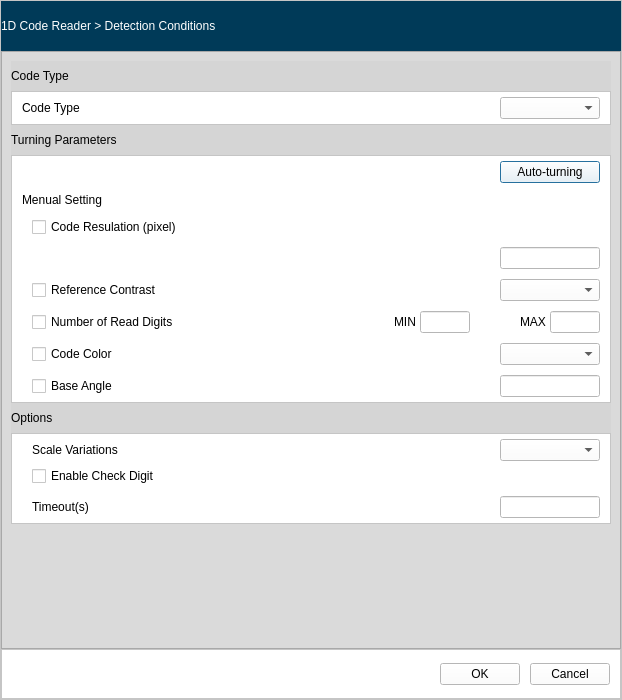
<?xml version="1.0" encoding="UTF-8"?>
<ui version="4.0">
 <class>Dialog</class>
 <widget class="QDialog" name="Dialog">
  <property name="geometry">
   <rect>
    <x>0</x>
    <y>0</y>
    <width>622</width>
    <height>700</height>
   </rect>
  </property>
  <property name="sizePolicy">
   <sizepolicy hsizetype="Fixed" vsizetype="Fixed">
    <horstretch>0</horstretch>
    <verstretch>0</verstretch>
   </sizepolicy>
  </property>
  <property name="windowTitle">
   <string>Dialog</string>
  </property>
  <layout class="QVBoxLayout" name="verticalLayout_11">
   <property name="spacing">
    <number>0</number>
   </property>
   <property name="leftMargin">
    <number>0</number>
   </property>
   <property name="topMargin">
    <number>0</number>
   </property>
   <property name="rightMargin">
    <number>0</number>
   </property>
   <property name="bottomMargin">
    <number>0</number>
   </property>
   <item>
    <widget class="QFrame" name="frame_DC_TableSetting">
     <property name="sizePolicy">
      <sizepolicy hsizetype="Expanding" vsizetype="Expanding">
       <horstretch>0</horstretch>
       <verstretch>0</verstretch>
      </sizepolicy>
     </property>
     <property name="minimumSize">
      <size>
       <width>400</width>
       <height>700</height>
      </size>
     </property>
     <property name="styleSheet">
      <string notr="true">background-color: rgb(255, 255, 255);</string>
     </property>
     <property name="frameShape">
      <enum>QFrame::StyledPanel</enum>
     </property>
     <property name="frameShadow">
      <enum>QFrame::Raised</enum>
     </property>
     <layout class="QVBoxLayout" name="verticalLayout_2">
      <property name="spacing">
       <number>0</number>
      </property>
      <property name="leftMargin">
       <number>0</number>
      </property>
      <property name="topMargin">
       <number>0</number>
      </property>
      <property name="rightMargin">
       <number>0</number>
      </property>
      <property name="bottomMargin">
       <number>0</number>
      </property>
      <item>
       <layout class="QVBoxLayout" name="verticalLayout">
        <property name="spacing">
         <number>0</number>
        </property>
        <item>
         <widget class="QLabel" name="lab_NoImport_1">
          <property name="sizePolicy">
           <sizepolicy hsizetype="Preferred" vsizetype="Fixed">
            <horstretch>0</horstretch>
            <verstretch>0</verstretch>
           </sizepolicy>
          </property>
          <property name="minimumSize">
           <size>
            <width>0</width>
            <height>50</height>
           </size>
          </property>
          <property name="styleSheet">
           <string notr="true">background-color: rgb(0, 58, 88);
color: rgb(255, 255, 255);</string>
          </property>
          <property name="text">
           <string>1D Code Reader &gt; Detection Conditions </string>
          </property>
         </widget>
        </item>
        <item>
         <widget class="QScrollArea" name="scroll_AreaSettong_DC_TableSetting">
          <property name="sizePolicy">
           <sizepolicy hsizetype="Expanding" vsizetype="Expanding">
            <horstretch>0</horstretch>
            <verstretch>0</verstretch>
           </sizepolicy>
          </property>
          <property name="styleSheet">
           <string notr="true">background-color: rgb(218, 218, 218);</string>
          </property>
          <property name="widgetResizable">
           <bool>true</bool>
          </property>
          <widget class="QWidget" name="scrollAreaWidgetContents">
           <property name="geometry">
            <rect>
             <x>0</x>
             <y>0</y>
             <width>616</width>
             <height>594</height>
            </rect>
           </property>
           <layout class="QVBoxLayout" name="verticalLayout_4">
            <item>
             <layout class="QVBoxLayout" name="verticalLayout_3">
              <property name="spacing">
               <number>0</number>
              </property>
              <item>
               <widget class="QLabel" name="lab_NoImport_8">
                <property name="sizePolicy">
                 <sizepolicy hsizetype="Preferred" vsizetype="Fixed">
                  <horstretch>0</horstretch>
                  <verstretch>0</verstretch>
                 </sizepolicy>
                </property>
                <property name="minimumSize">
                 <size>
                  <width>0</width>
                  <height>30</height>
                 </size>
                </property>
                <property name="styleSheet">
                 <string notr="true">background-color: rgb(213, 213, 213);</string>
                </property>
                <property name="text">
                 <string>Code Type</string>
                </property>
               </widget>
              </item>
              <item>
               <widget class="QFrame" name="frame_CopyType_DC_TableSetting">
                <property name="sizePolicy">
                 <sizepolicy hsizetype="Preferred" vsizetype="Fixed">
                  <horstretch>0</horstretch>
                  <verstretch>0</verstretch>
                 </sizepolicy>
                </property>
                <property name="styleSheet">
                 <string notr="true">background-color: rgb(255, 255, 255);</string>
                </property>
                <property name="frameShape">
                 <enum>QFrame::StyledPanel</enum>
                </property>
                <property name="frameShadow">
                 <enum>QFrame::Raised</enum>
                </property>
                <layout class="QVBoxLayout" name="verticalLayout_10">
                 <property name="spacing">
                  <number>0</number>
                 </property>
                 <property name="leftMargin">
                  <number>0</number>
                 </property>
                 <property name="topMargin">
                  <number>0</number>
                 </property>
                 <property name="rightMargin">
                  <number>0</number>
                 </property>
                 <property name="bottomMargin">
                  <number>0</number>
                 </property>
                 <item>
                  <layout class="QVBoxLayout" name="verticalLayout_9">
                   <property name="spacing">
                    <number>0</number>
                   </property>
                   <item>
                    <layout class="QHBoxLayout" name="horizontalLayout_10">
                     <property name="spacing">
                      <number>0</number>
                     </property>
                     <property name="leftMargin">
                      <number>10</number>
                     </property>
                     <property name="topMargin">
                      <number>5</number>
                     </property>
                     <property name="rightMargin">
                      <number>10</number>
                     </property>
                     <property name="bottomMargin">
                      <number>5</number>
                     </property>
                     <item>
                      <widget class="QLabel" name="lab_NoImport_2">
                       <property name="text">
                        <string>Code Type</string>
                       </property>
                      </widget>
                     </item>
                     <item>
                      <spacer name="horizontalSpacer_5">
                       <property name="orientation">
                        <enum>Qt::Horizontal</enum>
                       </property>
                       <property name="sizeHint" stdset="0">
                        <size>
                         <width>40</width>
                         <height>20</height>
                        </size>
                       </property>
                      </spacer>
                     </item>
                     <item>
                      <widget class="QComboBox" name="combox_CodeType_DC_TableSetting">
                       <property name="sizePolicy">
                        <sizepolicy hsizetype="Fixed" vsizetype="Preferred">
                         <horstretch>0</horstretch>
                         <verstretch>0</verstretch>
                        </sizepolicy>
                       </property>
                       <property name="minimumSize">
                        <size>
                         <width>100</width>
                         <height>0</height>
                        </size>
                       </property>
                      </widget>
                     </item>
                    </layout>
                   </item>
                  </layout>
                 </item>
                </layout>
               </widget>
              </item>
              <item>
               <widget class="QLabel" name="lab_NoImport_6">
                <property name="sizePolicy">
                 <sizepolicy hsizetype="Preferred" vsizetype="Fixed">
                  <horstretch>0</horstretch>
                  <verstretch>0</verstretch>
                 </sizepolicy>
                </property>
                <property name="minimumSize">
                 <size>
                  <width>0</width>
                  <height>30</height>
                 </size>
                </property>
                <property name="styleSheet">
                 <string notr="true">background-color: rgb(213, 213, 213);</string>
                </property>
                <property name="text">
                 <string>Turning Parameters</string>
                </property>
               </widget>
              </item>
              <item>
               <widget class="QFrame" name="frame_TurningParameter_DC_TableSetting">
                <property name="styleSheet">
                 <string notr="true">background-color: rgb(255, 255, 255);</string>
                </property>
                <property name="frameShape">
                 <enum>QFrame::StyledPanel</enum>
                </property>
                <property name="frameShadow">
                 <enum>QFrame::Raised</enum>
                </property>
                <layout class="QVBoxLayout" name="verticalLayout_6">
                 <property name="spacing">
                  <number>0</number>
                 </property>
                 <property name="leftMargin">
                  <number>0</number>
                 </property>
                 <property name="topMargin">
                  <number>0</number>
                 </property>
                 <property name="rightMargin">
                  <number>0</number>
                 </property>
                 <property name="bottomMargin">
                  <number>0</number>
                 </property>
                 <item>
                  <layout class="QVBoxLayout" name="verticalLayout_5">
                   <property name="spacing">
                    <number>0</number>
                   </property>
                   <property name="leftMargin">
                    <number>0</number>
                   </property>
                   <item>
                    <layout class="QHBoxLayout" name="horizontalLayout_6">
                     <property name="spacing">
                      <number>0</number>
                     </property>
                     <property name="topMargin">
                      <number>5</number>
                     </property>
                     <property name="rightMargin">
                      <number>10</number>
                     </property>
                     <property name="bottomMargin">
                      <number>5</number>
                     </property>
                     <item>
                      <spacer name="horizontalSpacer_7">
                       <property name="orientation">
                        <enum>Qt::Horizontal</enum>
                       </property>
                       <property name="sizeHint" stdset="0">
                        <size>
                         <width>40</width>
                         <height>20</height>
                        </size>
                       </property>
                      </spacer>
                     </item>
                     <item>
                      <widget class="QPushButton" name="btn_AutoTurning_DC_TableSetting">
                       <property name="sizePolicy">
                        <sizepolicy hsizetype="Fixed" vsizetype="Preferred">
                         <horstretch>0</horstretch>
                         <verstretch>0</verstretch>
                        </sizepolicy>
                       </property>
                       <property name="minimumSize">
                        <size>
                         <width>100</width>
                         <height>0</height>
                        </size>
                       </property>
                       <property name="text">
                        <string>Auto-turning</string>
                       </property>
                      </widget>
                     </item>
                    </layout>
                   </item>
                   <item>
                    <layout class="QHBoxLayout" name="horizontalLayout_11">
                     <property name="spacing">
                      <number>0</number>
                     </property>
                     <property name="leftMargin">
                      <number>10</number>
                     </property>
                     <property name="topMargin">
                      <number>5</number>
                     </property>
                     <property name="bottomMargin">
                      <number>5</number>
                     </property>
                     <item>
                      <widget class="QLabel" name="lab_NoImport_5">
                       <property name="text">
                        <string>Menual Setting</string>
                       </property>
                      </widget>
                     </item>
                    </layout>
                   </item>
                   <item>
                    <layout class="QHBoxLayout" name="horizontalLayout_12">
                     <property name="spacing">
                      <number>0</number>
                     </property>
                     <property name="leftMargin">
                      <number>20</number>
                     </property>
                     <property name="topMargin">
                      <number>5</number>
                     </property>
                     <property name="bottomMargin">
                      <number>5</number>
                     </property>
                     <item>
                      <widget class="QCheckBox" name="cbox_CodeResulation_DC_TableSetting">
                       <property name="text">
                        <string>Code Resulation (pixel)</string>
                       </property>
                      </widget>
                     </item>
                    </layout>
                   </item>
                   <item>
                    <layout class="QHBoxLayout" name="horizontalLayout_3">
                     <property name="spacing">
                      <number>0</number>
                     </property>
                     <property name="topMargin">
                      <number>5</number>
                     </property>
                     <property name="rightMargin">
                      <number>10</number>
                     </property>
                     <property name="bottomMargin">
                      <number>5</number>
                     </property>
                     <item>
                      <spacer name="horizontalSpacer_2">
                       <property name="orientation">
                        <enum>Qt::Horizontal</enum>
                       </property>
                       <property name="sizeHint" stdset="0">
                        <size>
                         <width>40</width>
                         <height>20</height>
                        </size>
                       </property>
                      </spacer>
                     </item>
                     <item>
                      <widget class="QLineEdit" name="ledit_CodeResulation_DC_TableSetting">
                       <property name="sizePolicy">
                        <sizepolicy hsizetype="Fixed" vsizetype="Preferred">
                         <horstretch>0</horstretch>
                         <verstretch>0</verstretch>
                        </sizepolicy>
                       </property>
                       <property name="minimumSize">
                        <size>
                         <width>100</width>
                         <height>0</height>
                        </size>
                       </property>
                       <property name="maximumSize">
                        <size>
                         <width>100</width>
                         <height>16777215</height>
                        </size>
                       </property>
                       <property name="text">
                        <string/>
                       </property>
                       <property name="alignment">
                        <set>Qt::AlignCenter</set>
                       </property>
                       <property name="dragEnabled">
                        <bool>false</bool>
                       </property>
                      </widget>
                     </item>
                    </layout>
                   </item>
                   <item>
                    <layout class="QHBoxLayout" name="horizontalLayout_8">
                     <property name="spacing">
                      <number>0</number>
                     </property>
                     <property name="leftMargin">
                      <number>20</number>
                     </property>
                     <property name="topMargin">
                      <number>5</number>
                     </property>
                     <property name="rightMargin">
                      <number>10</number>
                     </property>
                     <property name="bottomMargin">
                      <number>5</number>
                     </property>
                     <item>
                      <widget class="QCheckBox" name="cbox_ReferenceConstrast_DC_TableSetting">
                       <property name="text">
                        <string>Reference Contrast</string>
                       </property>
                      </widget>
                     </item>
                     <item>
                      <spacer name="horizontalSpacer_4">
                       <property name="orientation">
                        <enum>Qt::Horizontal</enum>
                       </property>
                       <property name="sizeHint" stdset="0">
                        <size>
                         <width>40</width>
                         <height>20</height>
                        </size>
                       </property>
                      </spacer>
                     </item>
                     <item>
                      <widget class="QComboBox" name="combox_ReferenceConstrast_DC_TableSetting">
                       <property name="sizePolicy">
                        <sizepolicy hsizetype="Fixed" vsizetype="Preferred">
                         <horstretch>0</horstretch>
                         <verstretch>0</verstretch>
                        </sizepolicy>
                       </property>
                       <property name="minimumSize">
                        <size>
                         <width>100</width>
                         <height>0</height>
                        </size>
                       </property>
                      </widget>
                     </item>
                    </layout>
                   </item>
                   <item>
                    <layout class="QHBoxLayout" name="horizontalLayout_19">
                     <property name="leftMargin">
                      <number>20</number>
                     </property>
                     <property name="topMargin">
                      <number>5</number>
                     </property>
                     <property name="rightMargin">
                      <number>10</number>
                     </property>
                     <property name="bottomMargin">
                      <number>5</number>
                     </property>
                     <item>
                      <widget class="QCheckBox" name="cbox_NumberOfReadDigit_DC_TableSetting">
                       <property name="text">
                        <string>Number of Read Digits</string>
                       </property>
                      </widget>
                     </item>
                     <item>
                      <spacer name="horizontalSpacer_11">
                       <property name="orientation">
                        <enum>Qt::Horizontal</enum>
                       </property>
                       <property name="sizeHint" stdset="0">
                        <size>
                         <width>40</width>
                         <height>20</height>
                        </size>
                       </property>
                      </spacer>
                     </item>
                     <item>
                      <widget class="QLabel" name="label">
                       <property name="text">
                        <string>MIN </string>
                       </property>
                      </widget>
                     </item>
                     <item>
                      <widget class="QLineEdit" name="ledit_MinNumberReadDigit_DC_TableSetting">
                       <property name="sizePolicy">
                        <sizepolicy hsizetype="Fixed" vsizetype="Preferred">
                         <horstretch>0</horstretch>
                         <verstretch>0</verstretch>
                        </sizepolicy>
                       </property>
                       <property name="minimumSize">
                        <size>
                         <width>50</width>
                         <height>0</height>
                        </size>
                       </property>
                       <property name="maximumSize">
                        <size>
                         <width>50</width>
                         <height>16777215</height>
                        </size>
                       </property>
                       <property name="alignment">
                        <set>Qt::AlignCenter</set>
                       </property>
                      </widget>
                     </item>
                     <item>
                      <spacer name="horizontalSpacer_9">
                       <property name="orientation">
                        <enum>Qt::Horizontal</enum>
                       </property>
                       <property name="sizeType">
                        <enum>QSizePolicy::Fixed</enum>
                       </property>
                       <property name="sizeHint" stdset="0">
                        <size>
                         <width>50</width>
                         <height>20</height>
                        </size>
                       </property>
                      </spacer>
                     </item>
                     <item>
                      <widget class="QLabel" name="label_2">
                       <property name="text">
                        <string>MAX </string>
                       </property>
                      </widget>
                     </item>
                     <item>
                      <widget class="QLineEdit" name="ledit_MaxNumberReadDigit_DC_TableSetting">
                       <property name="sizePolicy">
                        <sizepolicy hsizetype="Fixed" vsizetype="Preferred">
                         <horstretch>0</horstretch>
                         <verstretch>0</verstretch>
                        </sizepolicy>
                       </property>
                       <property name="minimumSize">
                        <size>
                         <width>50</width>
                         <height>0</height>
                        </size>
                       </property>
                       <property name="maximumSize">
                        <size>
                         <width>50</width>
                         <height>16777215</height>
                        </size>
                       </property>
                       <property name="sizeIncrement">
                        <size>
                         <width>0</width>
                         <height>0</height>
                        </size>
                       </property>
                       <property name="text">
                        <string/>
                       </property>
                       <property name="alignment">
                        <set>Qt::AlignCenter</set>
                       </property>
                      </widget>
                     </item>
                    </layout>
                   </item>
                   <item>
                    <layout class="QHBoxLayout" name="horizontalLayout_9">
                     <property name="spacing">
                      <number>0</number>
                     </property>
                     <property name="leftMargin">
                      <number>20</number>
                     </property>
                     <property name="topMargin">
                      <number>5</number>
                     </property>
                     <property name="rightMargin">
                      <number>10</number>
                     </property>
                     <property name="bottomMargin">
                      <number>5</number>
                     </property>
                     <item>
                      <widget class="QCheckBox" name="cbox_CodeColor_DC_TableSetting">
                       <property name="text">
                        <string>Code Color</string>
                       </property>
                      </widget>
                     </item>
                     <item>
                      <spacer name="horizontalSpacer_8">
                       <property name="orientation">
                        <enum>Qt::Horizontal</enum>
                       </property>
                       <property name="sizeHint" stdset="0">
                        <size>
                         <width>40</width>
                         <height>20</height>
                        </size>
                       </property>
                      </spacer>
                     </item>
                     <item>
                      <widget class="QComboBox" name="combox_CodeColor_DC_TableSetting">
                       <property name="sizePolicy">
                        <sizepolicy hsizetype="Fixed" vsizetype="Preferred">
                         <horstretch>0</horstretch>
                         <verstretch>0</verstretch>
                        </sizepolicy>
                       </property>
                       <property name="minimumSize">
                        <size>
                         <width>100</width>
                         <height>0</height>
                        </size>
                       </property>
                      </widget>
                     </item>
                    </layout>
                   </item>
                   <item>
                    <layout class="QHBoxLayout" name="horizontalLayout_4">
                     <property name="spacing">
                      <number>0</number>
                     </property>
                     <property name="leftMargin">
                      <number>20</number>
                     </property>
                     <property name="topMargin">
                      <number>5</number>
                     </property>
                     <property name="rightMargin">
                      <number>10</number>
                     </property>
                     <property name="bottomMargin">
                      <number>5</number>
                     </property>
                     <item>
                      <widget class="QCheckBox" name="cbox_BaseAngle_DC_TableSetting">
                       <property name="text">
                        <string>Base Angle</string>
                       </property>
                      </widget>
                     </item>
                     <item>
                      <spacer name="horizontalSpacer_3">
                       <property name="orientation">
                        <enum>Qt::Horizontal</enum>
                       </property>
                       <property name="sizeHint" stdset="0">
                        <size>
                         <width>40</width>
                         <height>20</height>
                        </size>
                       </property>
                      </spacer>
                     </item>
                     <item>
                      <widget class="QLineEdit" name="ledit_BaseAngle_DC_TableSetting">
                       <property name="sizePolicy">
                        <sizepolicy hsizetype="Fixed" vsizetype="Preferred">
                         <horstretch>0</horstretch>
                         <verstretch>0</verstretch>
                        </sizepolicy>
                       </property>
                       <property name="minimumSize">
                        <size>
                         <width>100</width>
                         <height>0</height>
                        </size>
                       </property>
                       <property name="maximumSize">
                        <size>
                         <width>100</width>
                         <height>16777215</height>
                        </size>
                       </property>
                       <property name="text">
                        <string/>
                       </property>
                       <property name="alignment">
                        <set>Qt::AlignCenter</set>
                       </property>
                      </widget>
                     </item>
                    </layout>
                   </item>
                  </layout>
                 </item>
                </layout>
               </widget>
              </item>
              <item>
               <widget class="QLabel" name="lab_NoImport_7">
                <property name="sizePolicy">
                 <sizepolicy hsizetype="Preferred" vsizetype="Fixed">
                  <horstretch>0</horstretch>
                  <verstretch>0</verstretch>
                 </sizepolicy>
                </property>
                <property name="minimumSize">
                 <size>
                  <width>0</width>
                  <height>30</height>
                 </size>
                </property>
                <property name="styleSheet">
                 <string notr="true">background-color: rgb(213, 213, 213);</string>
                </property>
                <property name="text">
                 <string>Options</string>
                </property>
               </widget>
              </item>
              <item>
               <widget class="QFrame" name="frame_Options_DC_TableSetting">
                <property name="styleSheet">
                 <string notr="true">background-color: rgb(255, 255, 255);</string>
                </property>
                <property name="frameShape">
                 <enum>QFrame::StyledPanel</enum>
                </property>
                <property name="frameShadow">
                 <enum>QFrame::Raised</enum>
                </property>
                <layout class="QVBoxLayout" name="verticalLayout_8">
                 <property name="spacing">
                  <number>0</number>
                 </property>
                 <property name="leftMargin">
                  <number>0</number>
                 </property>
                 <property name="topMargin">
                  <number>0</number>
                 </property>
                 <property name="rightMargin">
                  <number>0</number>
                 </property>
                 <property name="bottomMargin">
                  <number>0</number>
                 </property>
                 <item>
                  <layout class="QVBoxLayout" name="verticalLayout_7">
                   <property name="spacing">
                    <number>0</number>
                   </property>
                   <item>
                    <layout class="QHBoxLayout" name="horizontalLayout_7">
                     <property name="spacing">
                      <number>0</number>
                     </property>
                     <property name="leftMargin">
                      <number>20</number>
                     </property>
                     <property name="topMargin">
                      <number>5</number>
                     </property>
                     <property name="rightMargin">
                      <number>10</number>
                     </property>
                     <property name="bottomMargin">
                      <number>5</number>
                     </property>
                     <item>
                      <widget class="QLabel" name="lab_NoImport_3">
                       <property name="text">
                        <string>Scale Variations</string>
                       </property>
                      </widget>
                     </item>
                     <item>
                      <spacer name="horizontalSpacer_6">
                       <property name="orientation">
                        <enum>Qt::Horizontal</enum>
                       </property>
                       <property name="sizeHint" stdset="0">
                        <size>
                         <width>40</width>
                         <height>20</height>
                        </size>
                       </property>
                      </spacer>
                     </item>
                     <item>
                      <widget class="QComboBox" name="combox_ScaleVariation_DC_TableSetting">
                       <property name="sizePolicy">
                        <sizepolicy hsizetype="Fixed" vsizetype="Preferred">
                         <horstretch>0</horstretch>
                         <verstretch>0</verstretch>
                        </sizepolicy>
                       </property>
                       <property name="minimumSize">
                        <size>
                         <width>100</width>
                         <height>0</height>
                        </size>
                       </property>
                      </widget>
                     </item>
                    </layout>
                   </item>
                   <item>
                    <layout class="QHBoxLayout" name="horizontalLayout_18">
                     <property name="leftMargin">
                      <number>20</number>
                     </property>
                     <property name="rightMargin">
                      <number>5</number>
                     </property>
                     <property name="bottomMargin">
                      <number>5</number>
                     </property>
                     <item>
                      <widget class="QCheckBox" name="cbox_EnableCheckDigit_DC_TableSetting">
                       <property name="text">
                        <string>Enable Check Digit</string>
                       </property>
                      </widget>
                     </item>
                    </layout>
                   </item>
                   <item>
                    <layout class="QHBoxLayout" name="horizontalLayout_5">
                     <property name="spacing">
                      <number>0</number>
                     </property>
                     <property name="leftMargin">
                      <number>20</number>
                     </property>
                     <property name="topMargin">
                      <number>5</number>
                     </property>
                     <property name="rightMargin">
                      <number>10</number>
                     </property>
                     <property name="bottomMargin">
                      <number>5</number>
                     </property>
                     <item>
                      <widget class="QLabel" name="lab_NoImport_4">
                       <property name="sizePolicy">
                        <sizepolicy hsizetype="Preferred" vsizetype="Preferred">
                         <horstretch>0</horstretch>
                         <verstretch>0</verstretch>
                        </sizepolicy>
                       </property>
                       <property name="minimumSize">
                        <size>
                         <width>0</width>
                         <height>0</height>
                        </size>
                       </property>
                       <property name="text">
                        <string>Timeout(s)</string>
                       </property>
                      </widget>
                     </item>
                     <item>
                      <spacer name="horizontalSpacer_12">
                       <property name="orientation">
                        <enum>Qt::Horizontal</enum>
                       </property>
                       <property name="sizeType">
                        <enum>QSizePolicy::Expanding</enum>
                       </property>
                       <property name="sizeHint" stdset="0">
                        <size>
                         <width>10</width>
                         <height>20</height>
                        </size>
                       </property>
                      </spacer>
                     </item>
                     <item>
                      <widget class="QLineEdit" name="ledit_TimeOut_DC_TableSetting">
                       <property name="sizePolicy">
                        <sizepolicy hsizetype="Fixed" vsizetype="Preferred">
                         <horstretch>0</horstretch>
                         <verstretch>0</verstretch>
                        </sizepolicy>
                       </property>
                       <property name="minimumSize">
                        <size>
                         <width>100</width>
                         <height>0</height>
                        </size>
                       </property>
                       <property name="maximumSize">
                        <size>
                         <width>100</width>
                         <height>16777215</height>
                        </size>
                       </property>
                       <property name="text">
                        <string/>
                       </property>
                       <property name="alignment">
                        <set>Qt::AlignCenter</set>
                       </property>
                      </widget>
                     </item>
                    </layout>
                   </item>
                  </layout>
                 </item>
                </layout>
               </widget>
              </item>
              <item>
               <spacer name="verticalSpacer_2">
                <property name="orientation">
                 <enum>Qt::Vertical</enum>
                </property>
                <property name="sizeType">
                 <enum>QSizePolicy::Expanding</enum>
                </property>
                <property name="sizeHint" stdset="0">
                 <size>
                  <width>20</width>
                  <height>10</height>
                 </size>
                </property>
               </spacer>
              </item>
             </layout>
            </item>
           </layout>
          </widget>
         </widget>
        </item>
        <item>
         <widget class="QFrame" name="frame_OkCancel_DC_TableSetting">
          <property name="sizePolicy">
           <sizepolicy hsizetype="Preferred" vsizetype="Fixed">
            <horstretch>0</horstretch>
            <verstretch>0</verstretch>
           </sizepolicy>
          </property>
          <property name="minimumSize">
           <size>
            <width>0</width>
            <height>50</height>
           </size>
          </property>
          <property name="frameShape">
           <enum>QFrame::StyledPanel</enum>
          </property>
          <property name="frameShadow">
           <enum>QFrame::Raised</enum>
          </property>
          <property name="lineWidth">
           <number>0</number>
          </property>
          <layout class="QHBoxLayout" name="horizontalLayout_2">
           <property name="spacing">
            <number>0</number>
           </property>
           <property name="leftMargin">
            <number>0</number>
           </property>
           <property name="topMargin">
            <number>0</number>
           </property>
           <property name="rightMargin">
            <number>0</number>
           </property>
           <property name="bottomMargin">
            <number>0</number>
           </property>
           <item>
            <layout class="QHBoxLayout" name="horizontalLayout">
             <property name="spacing">
              <number>0</number>
             </property>
             <property name="rightMargin">
              <number>10</number>
             </property>
             <item>
              <spacer name="horizontalSpacer">
               <property name="orientation">
                <enum>Qt::Horizontal</enum>
               </property>
               <property name="sizeHint" stdset="0">
                <size>
                 <width>40</width>
                 <height>20</height>
                </size>
               </property>
              </spacer>
             </item>
             <item>
              <widget class="QPushButton" name="btn_Ok_DC_TableSetting">
               <property name="text">
                <string>OK</string>
               </property>
              </widget>
             </item>
             <item>
              <spacer name="horizontalSpacer_10">
               <property name="orientation">
                <enum>Qt::Horizontal</enum>
               </property>
               <property name="sizeType">
                <enum>QSizePolicy::Fixed</enum>
               </property>
               <property name="sizeHint" stdset="0">
                <size>
                 <width>10</width>
                 <height>20</height>
                </size>
               </property>
              </spacer>
             </item>
             <item>
              <widget class="QPushButton" name="btn_Cancel_DC_TableSetting">
               <property name="text">
                <string>Cancel</string>
               </property>
              </widget>
             </item>
            </layout>
           </item>
          </layout>
         </widget>
        </item>
       </layout>
      </item>
     </layout>
    </widget>
   </item>
  </layout>
 </widget>
 <resources/>
 <connections/>
</ui>
